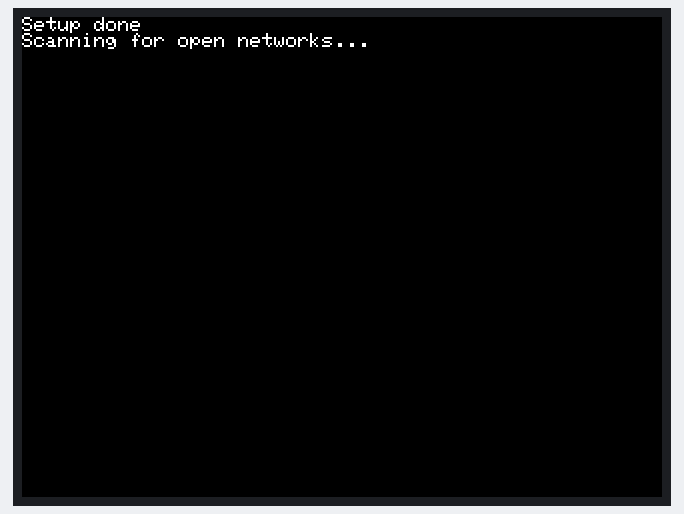
Simulated run of this sketch. Board: ESP32. Parts: 320×240 colour display. WiFi joins after 1.5 s; servers stay silent unless stated; a WiFi scan finds three made-up networks; what the sketch prints to the serial monitor is not drawn.

Above: at 0.3 s.
At 2.3 s:
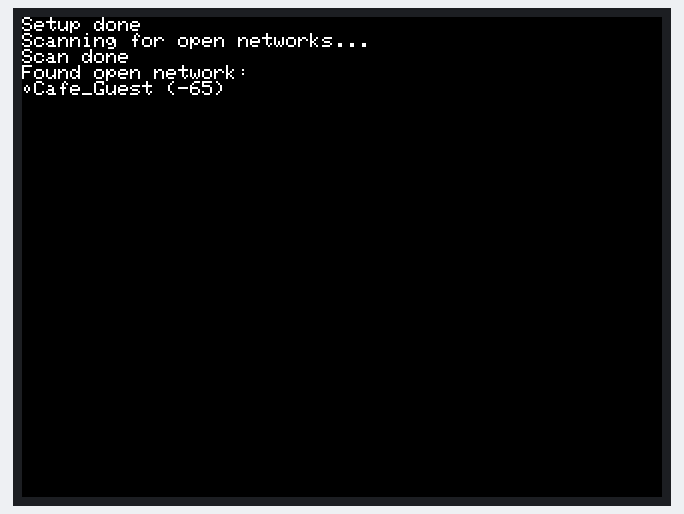
At 8.8 s:
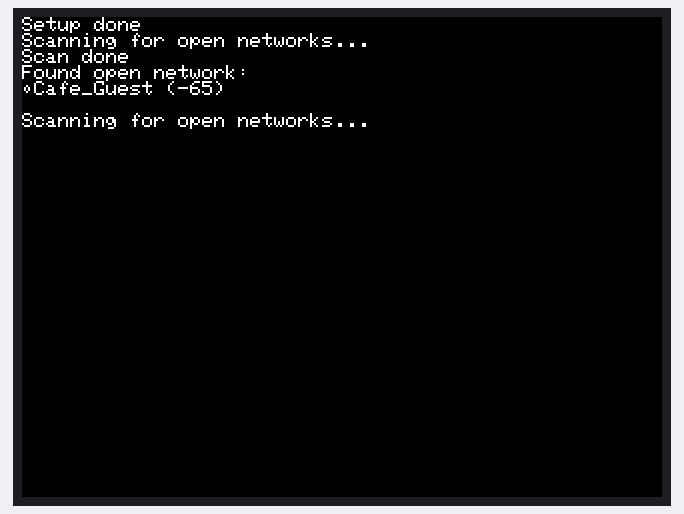
At 15.9 s:
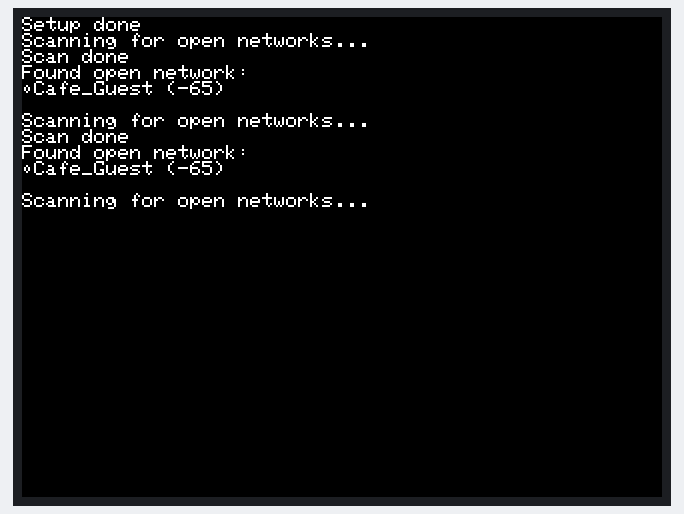
At 22.9 s:
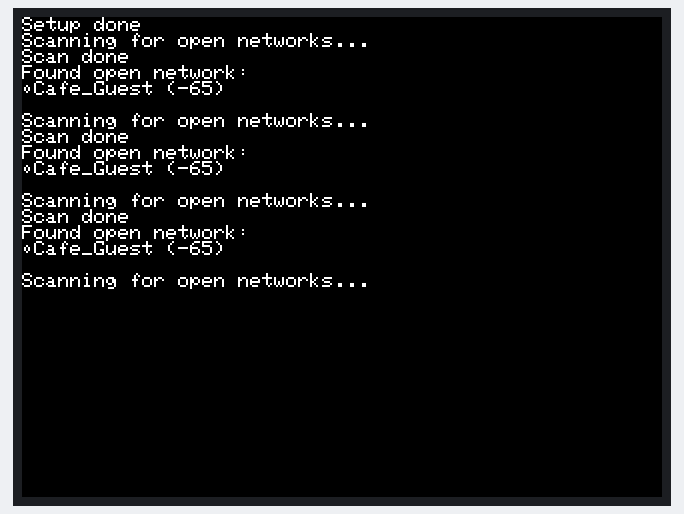
At 32.0 s:
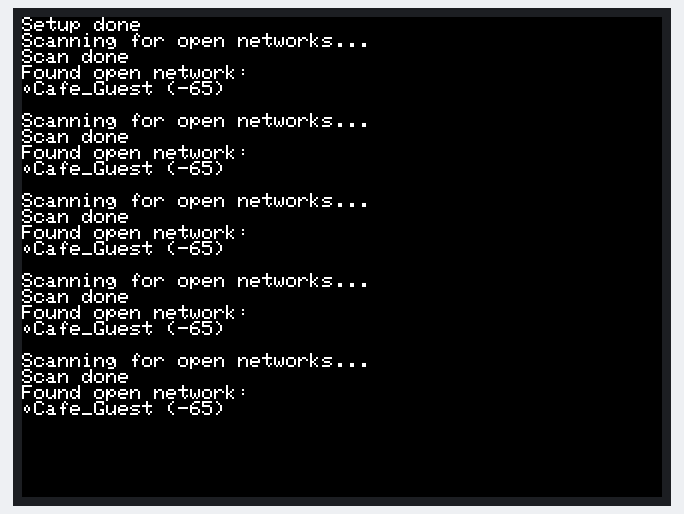

Measured:
- what the display in image 0 shows lasts 2.0 s, from 0.3 s to 2.3 s
- what the display in image 1 shows lasts 6.5 s, from 2.3 s to 8.8 s
- what the display in image 5 shows lasts 5.0 s, from 32.0 s to 37.0 s

The sketch:

OpenWifiSniffer.ino
```cpp
#include <WiFi.h>
#include <M5Core2.h>

const char* password = "";

void setup()
{
    Serial.begin(115200);
    M5.begin();

    // Set WiFi to station mode and disconnect from an AP if it was previously connected
    WiFi.mode(WIFI_STA);
    WiFi.disconnect();
    delay(100);

    Serial.println("Setup done");
    M5.Lcd.print("Setup done\n");
}

void loop()
{
    Serial.println("Scanning for open networks...");
    M5.Lcd.print("Scanning for open networks...\n");

    // WiFi.scanNetworks will return the number of networks found
    int n = WiFi.scanNetworks();
    Serial.println("Scan done");
    M5.Lcd.print("Scan done\n");
    if (n == 0) {
        Serial.println("No networks found");
        M5.Lcd.print("No networks found\n");
    } else {
        for (int i = 0; i < n; ++i) {
            //Check to see if network is open
            byte encryption = WiFi.encryptionType(i);
            if (encryption == 0) {
                Serial.print("Found open network:\n\t" + WiFi.SSID(i) + " (" + WiFi.RSSI(i) + ")\n");
                M5.Lcd.print("Found open network:\n\t" + WiFi.SSID(i) + " (" + WiFi.RSSI(i) + ")\n");
                Serial.print("Connecting to ");
                Serial.print(WiFi.SSID(i));
                WiFi.begin(WiFi.SSID(i).c_str());
                while (WiFi.status() != WL_CONNECTED) {
                    delay(500);
                    Serial.print(".");
                }

                Serial.println("");
                Serial.println("WiFi connected");
                Serial.println("IP address: ");
                Serial.println(WiFi.localIP());
            }
            delay(10);
        }
    }
    Serial.println("");
    M5.Lcd.println("");

    // Wait a bit before scanning again
    delay(5000);
}
```
